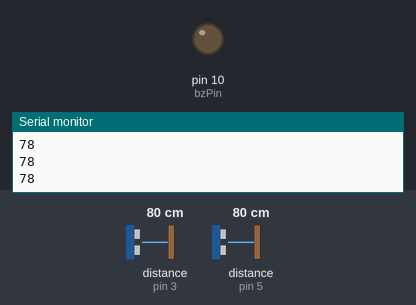
Recording of a sketch running on a simulated Arduino Uno, built with avr-gcc and run on an emulated ATmega328P. Parts: output pins drawn as LEDs (lit = HIGH), the last lines printed to the serial monitor. Wiring (inferred from the names in the program): 2 × ultrasonic range finder: trigger pin 2, echo pin 3 / trigger pin 4, echo pin 5. Inputs (shaded band) come from the test bench; at power-on: distance to the obstacle (sensors on pin 3, pin 5) 80 cm. The echo pulse lasts 58.3 µs per cm; pins used as bus, display or sensor lines are not drawn.

Above: at 1.2 s.
1.3 s: distance to the obstacle (sensor on pin 3) set to 75 cm
2.8 s: distance to the obstacle (sensor on pin 3) set to 68 cm
At 4.1 s:
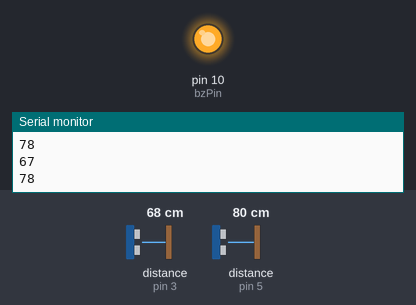
5.8 s: distance to the obstacle (sensor on pin 3) set to 42 cm
8.5 s: distance to the obstacle (sensor on pin 3) set to 34 cm
Timing chart, 0 to 12.8 s (numbered marks = the images above; inputs shaded):
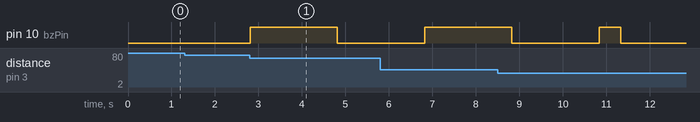

The sketch:

new_stick.ino
```cpp
const int trigPin = 2;
const int echoPin = 3;

const int trigPin1 = 4;
const int echoPin1 = 5;
//
//const int trigPin2 = 6;
//const int echoPin2 = 7;
//
//const int trigPin3 = 8;
//const int echoPin3 = 9;

const int bzPin = 10;

long duration;
long duration1;
//long duration2;
//long duration3;

int distance;
int distance1;
//int distance2;
//int distance3;

void setup() {

pinMode(trigPin, OUTPUT);
pinMode(echoPin, INPUT);

pinMode(trigPin1, OUTPUT);
pinMode(echoPin1, INPUT);
//
//pinMode(trigPin2, OUTPUT);
//pinMode(echoPin2, INPUT);
//
//pinMode(trigPin3, OUTPUT);
//pinMode(echoPin3, INPUT);

pinMode(bzPin, OUTPUT);

Serial.begin(9600);
}
void loop() {

digitalWrite(trigPin, HIGH);
delayMicroseconds(10);
digitalWrite(trigPin, LOW);
duration = pulseIn(echoPin, HIGH);

digitalWrite(trigPin1, HIGH);
delayMicroseconds(10);
digitalWrite(trigPin1, LOW);
duration1 = pulseIn(echoPin1, HIGH);


//digitalWrite(trigPin2, HIGH);
//delayMicroseconds(10);
//digitalWrite(trigPin2, LOW);
//duration2 = pulseIn(echoPin2, HIGH);
//
//
//digitalWrite(trigPin3, HIGH);
//delayMicroseconds(10);
//digitalWrite(trigPin3, LOW);
//duration3 = pulseIn(echoPin3, HIGH);

distance= duration*0.034/2;
distance1= duration1*0.034/2;
//distance2= duration2*0.034/2;
//distance3= duration3*0.034/2;
Serial.println(distance);
Serial.println(distance1);
Serial.println();
Serial.println();
digitalWrite(bzPin, LOW);
if (distance < 250){
  if(distance1 < 100) {
    if ( abs(distance-distance1) < 70 && abs(distance-distance1) > 40) {
      digitalWrite(bzPin, HIGH);
      delay(500);
      Serial.println("blink1 ");
      digitalWrite(bzPin, LOW);
      delay(2000);
    } else if (distance < 70)  {
      if (distance < 70) {
        digitalWrite(bzPin, HIGH);
        delay(2000);
        Serial.println("blink2 " );
        digitalWrite(bzPin, LOW);
        delay(2000);
      }
    }
  } else {
    if (distance < 70) {
      digitalWrite(bzPin, HIGH);
      delay(1000);
      Serial.println("blink3 ");
      digitalWrite(bzPin, LOW);
      delay(2000);
    }
  }
}
}
```

Measured:
- the behaviour switches between 71 and 70 cm on distance to the obstacle (sensor on pin 3) (found by bisection; images 0 and 1)
- after the input at 2.8 s, pin 10 (bzPin): LOW → HIGH at once, → LOW 2.0 s later
